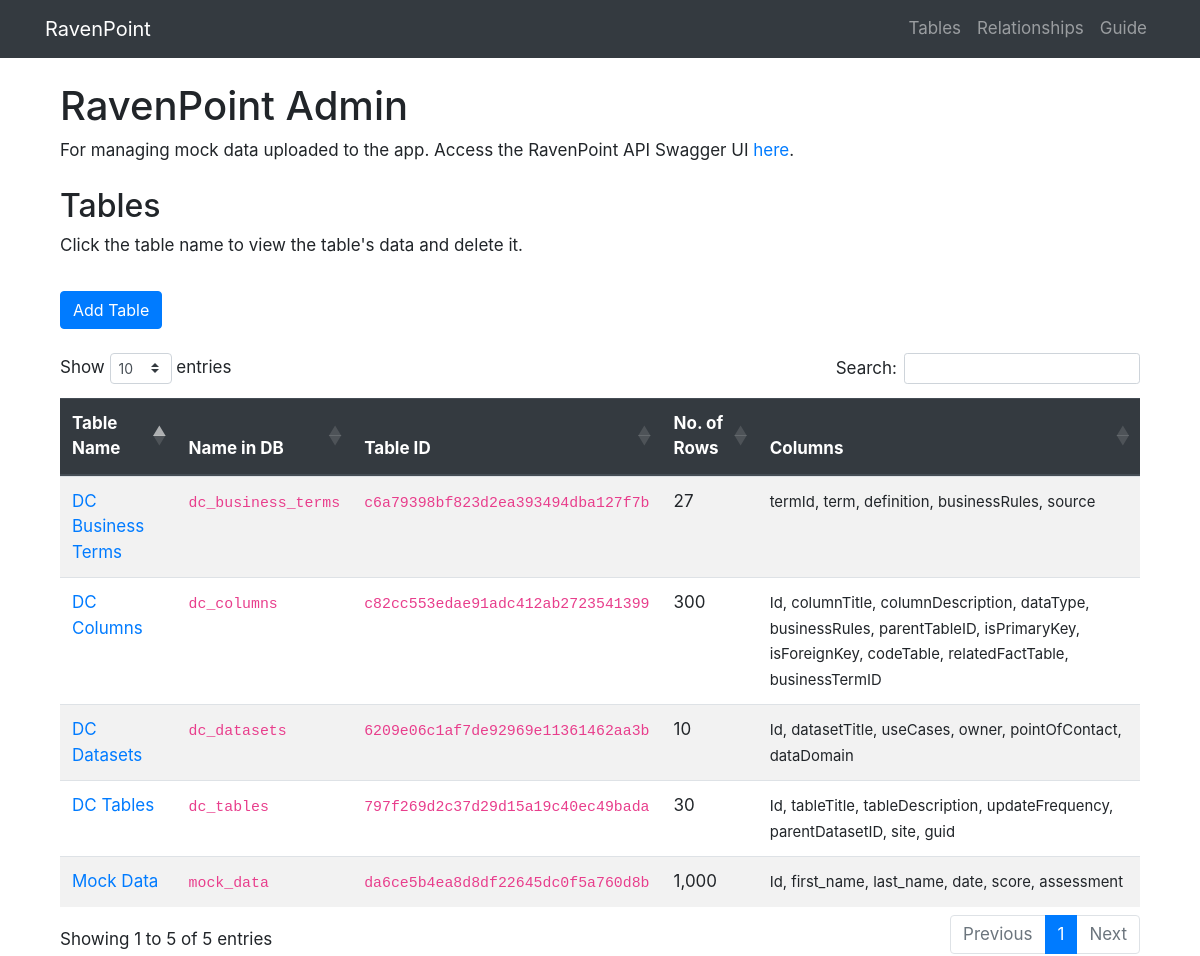
The app's page /, older data.
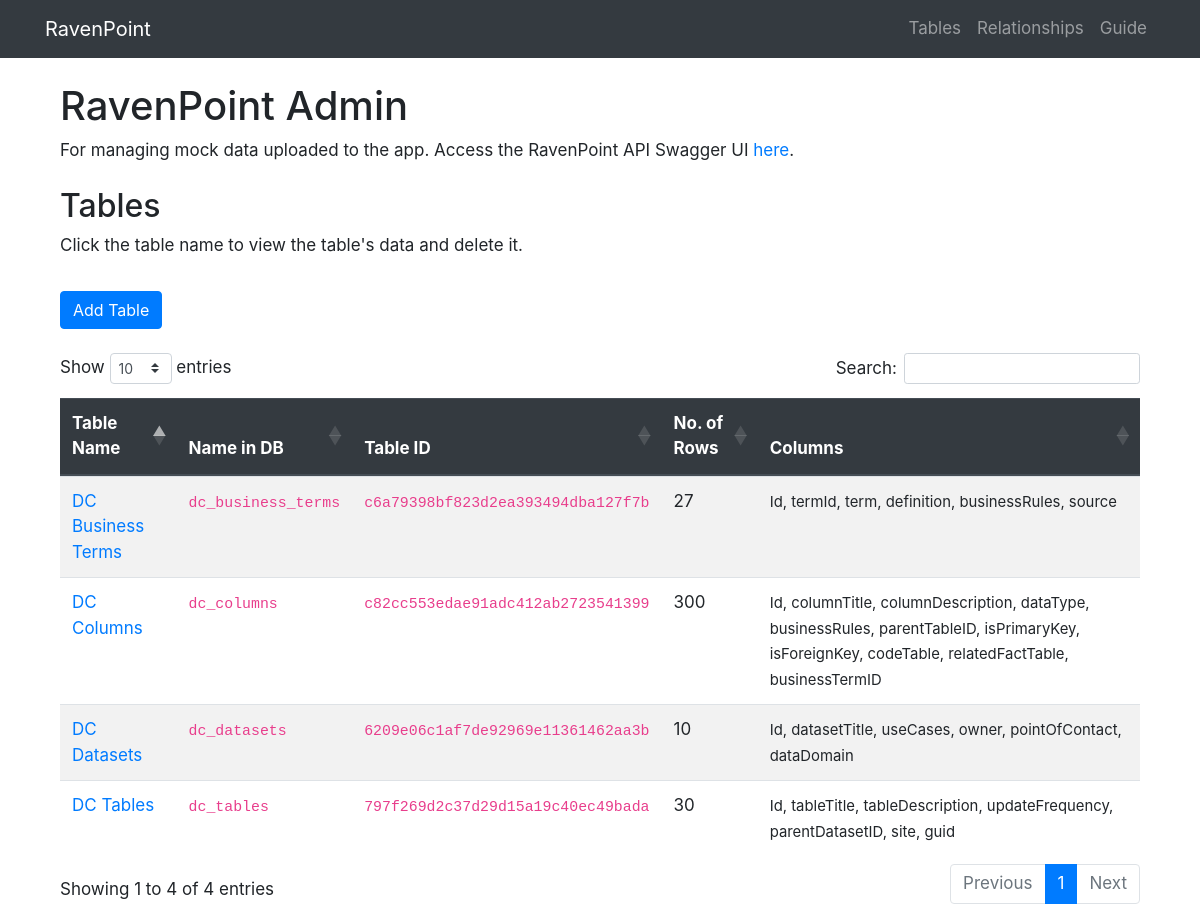
The same page, newer data.
### project/models.py (models this page shows, shortened)
class Table(db.Model):
  __tablename__ = 'tables'
  id = db.Column(db.String(128), primary_key=True)
  table_name = db.Column(db.String(256), unique=True, index=True)
  table_db_name = db.Column(db.String(256))

### project/admin/views.py (the view, shortened to what this page needs)
@admin.route('/', methods=['GET', 'POST'])
def index():
    form = UploadData()
    with sqlite3.connect(conn_string) as conn:
        all_tables = get_all_table_names(conn)
        table_metadata = get_all_table_metadata(conn, all_tables)
    return render_template('index.html', form=form, tables=table_metadata.to_dict('records'))

### project/admin/forms.py
class UploadData(FlaskForm):
    csv_file = FileField('Data (CSV file)', [FileAllowed(['csv'], 'CSV files only.')])
    table_name = StringField('Table Name', [DataRequired()])
    submit = SubmitField('Submit')

### project/utils.py (called while the page is built)
def get_all_table_names(conn):
  df = pd.read_sql(
    'SELECT * from tables',
    conn
  )
  return df

def get_all_table_metadata(conn, tables):
  nrows = []
  all_columns = []
  for table_name in tables.table_db_name:
      cursor = conn.execute(f"SELECT * FROM {table_name}")
      columns = ', '.join(list(map(lambda x: x[0], cursor.description)))
      all_columns.append(columns)
      cursor = conn.execute(f"SELECT COUNT(*) FROM {table_name}")
      table_nrows = cursor.fetchone()[0]
      nrows.append(table_nrows)
  output = tables.copy()
  output['nrows'] = nrows
  output['columns'] = all_columns
  return output

### project/admin/templates/index.html (shortened to what this page needs)
{% extends 'base.html' %}
{% block content %}
<div class="container mt-4">
  <h1>RavenPoint Admin</h1>
  <p>
    For managing mock data uploaded to the app.
    Access the RavenPoint API Swagger UI
    <a href="http://127.0.0.1:5000/ravenpoint/doc" target="_blank">here</a>.
  </p>
</div>
<div class="container mt-4">
  <h2>Tables</h2>
  <p>Click the table name to view the table's data and delete it.</p>
  <button type="button" class="btn btn-primary mt-3" data-toggle="modal" data-target="#addTableModal">
    Add Table
  </button>
</div>
<div class="container mt-4">
  <div class="table-container">
    <table class="table table-striped" id="all-tables">
      <thead class="thead-dark">
        <tr>
          <th scope="col">Table Name</th>
          <th scope="col">Name in DB</th>
          <th scope="col">Table ID</th>
          <th scope="col">No. of Rows</th>
          <th scope="col">Columns</th>
        </tr>
      </thead>
      <tbody>
        {% for table in tables %}
        <tr>
          <td>
            <a href="{{ url_for('admin.table_view', id=table.id) }}">
              {{ table.table_name }}
            </a>
          </td>
          <td><code>{{ table.table_db_name }}</code></td>
          <td>
            <code>{{ table.id }}</code>
          </td>
          <td>{{ "{:,}".format(table.nrows) }}</td>
          <td><small>{{ table.columns }}</small></td>
        </tr>
        {% endfor %}
      </tbody>
    </table>
  </div>
</div>
{% endblock %}

Row changes from the older to the newer data that the page shows:
removed Table: table_name "Mock Data", table_db_name "mock_data", id "da6ce5b4ea8d8df22645dc0f5a760d8b", nrows "1,000", columns "Id, first_name, last_name, date, score, assessment"
computed for Table "DC Business Terms": columns "termId, term, definition, businessRules, source" → "Id, termId, term, definition, businessRules, source"
Text that changed along with them:
text written by a page script: "Show entries Search: Showing 1 to 5 of 5 entries Previous 1 Next" → "Show entries Search: Showing 1 to 4 of 4 entries Previous 1 Next"
